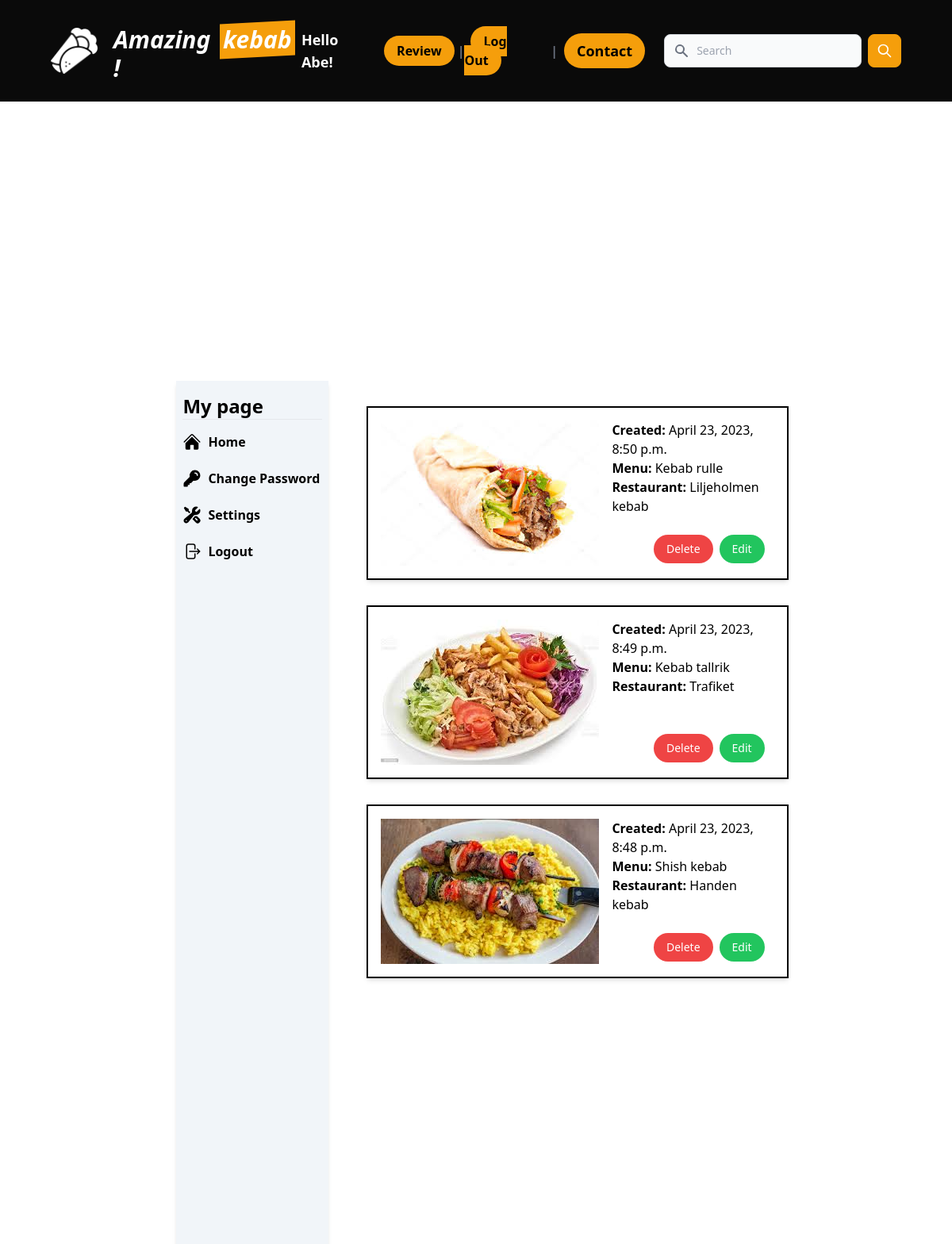
The page /core/profile/Abe/ (signed in) on the database its author committed.
### core/models.py (models this page shows, shortened)
class CustomUser(AbstractUser):
    email = models.EmailField("email address", unique=True, blank=False)
    USERNAME_FIELD = "email"  # make the user log in with the email
    REQUIRED_FIELDS = ["username"]
    objects = CustomUserManager()

class Review(models.Model):
    user = models.ForeignKey(
        CustomUser, on_delete=models.CASCADE, related_name='reviews_by_user'
    )
    menu = models.ForeignKey(
        Menu, on_delete=models.CASCADE, related_name='reviews_of_menu'
    )
    restaurant = models.ForeignKey(
        Restaurant, on_delete=models.CASCADE, related_name='restaurants_for_review'
    )
    image = models.ImageField(upload_to='images/', null=True, blank=True)
    review = models.TextField(default="", null=False)
    taste_rating = models.IntegerField(null=False)
    service_rating = models.IntegerField(null=False)
    value_rating = models.IntegerField(null=False)
    avg_rating = models.FloatField(null=True, blank=True)
    like_count = models.IntegerField(default=0)
    created_at = models.DateTimeField(auto_now_add=True)
    class Meta:
        indexes = [models.Index(fields=['-created_at']),]
        ordering = ['-created_at']

class Menu(models.Model):
    menu = models.CharField(max_length=100, null=False)
    price = models.IntegerField(null=False)
    restaurants = models.ManyToManyField(Restaurant)
    created_at = models.DateTimeField(auto_now_add=True)
    def __str__(self) -> str:
        return self.menu

class Restaurant(models.Model):
    name = models.CharField(max_length=100, null=False)
    address = models.CharField(max_length=200, null=False)
    tel = models.CharField(max_length=20, null=True, blank=True)
    website = models.URLField(null=True, blank=True)

### core/views.py (the view)
# urls.py: path('profile/<str:username>/', views.user_profile, name='profile'),
@login_required
def user_profile(request, username):
    user = get_object_or_404(CustomUser, username=username)
    reviews = Review.objects.filter(user=user)
    context = {'user': user, 'reviews': reviews}
    return render(request, 'account/profile.html', context)

### core/templates/account/profile.html (shortened to what this page needs)
{% extends 'core/base.html' %} {% block content %}
<div class="flex items-center justify-center h-screen mt-16 pt-4">
  <div class="w-4/5 p-4">
    <div class="w-1/5 p-4">
      <aside
        class="w-48 bg-slate-100 shadow-md fixed h-full font-bold text-black"
      >
        <ul class="flex flex-col space-y-4 py-4 px-2">
          <li>
            <h1 class="text-start items-start justify-start font-bold text-2xl">
              My page
              <hr class="border-gray-200 border-1" />
            </h1>
          </li>
          <li>
            <a href="{% url 'core:top' %}" class="hover:text-amber-800">
              <div class="inline-flex">
                Home
              </div>
            </a>
          </li>
          <li>
            <a
              href="{% url 'core:password_change' %}"
              class="hover:text-amber-800"
            >
              <div class="inline-flex">
                Change Password
              </div></a
            >
          </li>
          <li>
            <a
              href="{% url 'core:account_settings' %}"
              class="hover:text-amber-800"
            >
              <div class="inline-flex">
                Settings
              </div>
            </a>
          </li>
          <li>
            <form method="post" action="{% url 'core:logout' %}">
              <button type="submit" class="hover:text-amber-800">
                <div class="inline-flex">
                  Logout
                </div>
              </button>
            </form>
          </li>
        </ul>
      </aside>
    </div>
    <div class="flex flex-col-reverse justify-center ml-64">
      {% for review in reviews reversed %}
      <div
        class="border-2 border-black shadow-md p-4 w-full my-4 relative hover:bg-slate-100"
      >
        <a href="{% url 'core:detail' id=review.id %}" class="flex">
          <img
            src="{{ review.image.url }}"
            alt="Review Image"
            class="max-w-sm max-h-xs mr-4"
          />
          <div class="flex-1">
            <strong>Created:</strong> {{ review.created_at }}
            <br />
            <strong>Menu:</strong> {{ review.menu }}
            <br />
            <strong>Restaurant:</strong> {{ review.restaurant.name }}
          </div>
        </a>
        <div class="absolute top-40 right-5">
          <div class="flex gap-2">
            <form
              action="{% url 'core:delete_review' id=review.id %}"
              method="POST"
            >
              <button
                type="submit"
                class="bg-red-500 text-white px-4 py-2 text-sm rounded-full hover:bg-red-700"
              >
                Delete
              </button>
            </form>
            <a
              href="{% url 'core:edit_review' id=review.id %}"
              class="bg-green-500 text-white px-4 py-2 text-sm rounded-full mr-2 hover:bg-green-700"
            >
              Edit
            </a>
          </div>
        </div>
      </div>
      {% endfor %}
    </div>
  </div>
</div>
{% endblock %}

### core/templates/core/base.html (shortened to what this page needs)
{% load static %}
<!DOCTYPE html>
<html>
<head>
  <script src="https://cdn.tailwindcss.com"></script>
  <link rel="stylesheet" href="https://cdnjs.cloudflare.com/ajax/libs/font-awesome/5.15.3/css/all.min.css" />
</head>
<body class="flex flex-col min-h-screen">
  <header id="home" class="flex bg-neutral-950 py-6 px-16 fixed top-0 left-0 right-0 z-40">
    <nav class="flex items-center w-full">
      <div class="flex justify-between items-center space-x-5">
        <a href="http://127.0.0.1:8000/core/">
          <img src=" {% static 'core/icons8-shawarma-60.png' %}" alt="kebab">
        </a>
        <p class="mt-2 text-3xl font-bold italic text-white">
          Amazing
          <span class="before:block before:absolute before:-inset-1 before:-skew-y-3 before:bg-amber-500 relative inline-block mx-2">
            <span class="relative text-white">kebab</span> </span>!
        </p>
      </div>
      <div class="flex-grow lg:flex lg:items-center lg:w-auto">
        {% if user.is_authenticated %}
        <ul class="w-full justify-end flex-grow lg:flex lg:items-center lg:w-auto ml-auto">
          <li>
            <p class="text-lg font-bold mr-4 text-white hover:bg-">
              Hello <a class="hover:text-amber-600" href="{% url 'core:profile' username=user.username %} ">{{ user.username }}!</a>
            </p>
          </li>
          <li>
            <a href="{% url 'core:upload' %}" class="bg-amber-500 rounded-full px-4 py-2 mr-1 text-black font-bold hover:bg-amber-600">Review</a>
          </li>
          <li>
            <span class="text-gray-500 font-bold">|</span>
          </li>
          <li>
            <a href="{% url 'core:logout' %}" class="bg-amber-500 font-bold rounded-full px-4 py-2 mx-2 text-black hover:bg-amber-600">Log Out</a>
          </li>
        </ul>
          {% endif %}
      </div>
      <span class="text-gray-500 font-bold">|</span>
      <a href="{% url 'core:contact' %}" class="bg-amber-500 rounded-full px-4 py-2 mx-2 text-black text-lg font-bold hover:bg-amber-600">Contact</a>
      <form class="flex items-center ml-4 pl-0" action="{% url 'core:search_results' %}" method="get">
        <div class="relative w-full">
          <div class="absolute inset-y-0 left-0 flex items-center pl-3 pointer-events-none">
          </div>
          <input type="text" id="simple-search" class="bg-gray-50 border border-gray-300 text-gray-900 text-sm rounded-lg focus:ring-amber-500 focus:border-amber-500 block w-full pl-10 p-2.5 dark:bg-gray-700 dark:border-gray-600 dark:placeholder-gray-400 dark:text-white dark:focus:ring-amber-500 dark:focus:border-amber-500" name="q" placeholder="Search" required>
        </div>
        <button type="submit" class="p-2.5 ml-2 text-sm font-medium text-white bg-amber-500 rounded-lg border border-amber-500 hover:bg-amber-600 focus:ring-4 focus:outline-none focus:ring-amber-500 dark:bg-amber-600 dark:hover:bg-amber-600 dark:focus:ring-amber-600">
          <svg class="w-5 h-5" fill="none" stroke="currentColor" viewBox="0 0 24 24" xmlns="http://www.w3.org/2000/svg">
            <path stroke-linecap="round" stroke-linejoin="round" stroke-width="2" d="M21 21l-6-6m2-5a7 7 0 11-14 0 7 7 0 0114 0z"></path>
          </svg>
        </button>
      </form>
    </nav>
  </header>
  <div class="flex-grow container mx-auto">
    {% block content %}
    {% endblock %}
  </div>
</body>
</html>

### rows shown on the page
CustomUser: username "Abe"
Review: image (picture), created_at "April 23, 2023, 8:48 p.m.", menu "Shish kebab", restaurant.name "Handen kebab"
Review: image (picture), created_at "April 23, 2023, 8:49 p.m.", menu "Kebab tallrik", restaurant.name "Trafiket"
Review: image (picture), created_at "April 23, 2023, 8:50 p.m.", menu "Kebab rulle", restaurant.name "Liljeholmen kebab"
